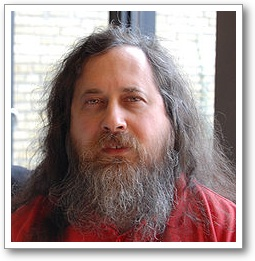
#> input picture python/Clustering/example.jpg, 255 x 261 px, given in place of the camera
$ python Untitled.py
#> lines starting #> are read from the running program, lines starting #| are printed output that depends on the picture; after the words box and inside, x2 and y2 are one past the last pixel; in counts of white or black regions, pixels touching at a corner belong together
import cv2

def generate():
  face_cascade = cv2.CascadeClassifier('./cascades/haarcascade_frontalface_default.xml')
  eye_cascade = cv2.CascadeClassifier('./cascades/haarcascade_eye.xml')
  camera = cv2.VideoCapture(0)
  count = 0
  while (True):
    ret, frame = camera.read()
#> frame is the input picture: shape (261, 255, 3); mean B, G, R 143.1, 144.6, 162.5
    gray = cv2.cvtColor(frame, cv2.COLOR_BGR2GRAY)
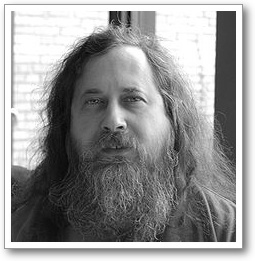
#> gray: shape (261, 255); min 3, max 255, mean 149.8

    faces = face_cascade.detectMultiScale(gray, 1.3, 5)
#> faces = [[59, 60, 109, 109]]

    for (x,y,w,h) in faces:
        cv2.rectangle(frame,(x,y),(x+w,y+h),(255,0,0),2)

        f = cv2.resize(gray[y:y+h, x:x+w], (200, 200))

        cv2.imwrite('./data/at/jm/%s.pgm' % str(count), f)
        count += 1
#> this loop made 1 pass
#> (x, y, w, h, count) on pass 1: (59, 60, 109, 109, 1)
#> pass 1, in generate, `f = cv2.resize(gray[y:y+h, x:x+w], (200, 200))`:
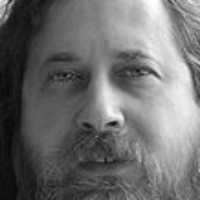
#> f: shape (200, 200); min 8, max 255, mean 109.2
#> after the loop:
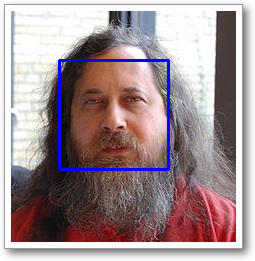
#> frame: shape (261, 255, 3); 1.96% of pixels changed, all inside (x1, y1, x2, y2) = (58, 59, 170, 171)
#> after the loop, count = 1

    cv2.imshow("camera", frame)
    if cv2.waitKey(1000 / 12) & 0xff == ord("q"):
#> (key q is pressed here)
      break

  camera.release()
  cv2.destroyAllWindows()

if __name__ == "__main__":
  generate()
